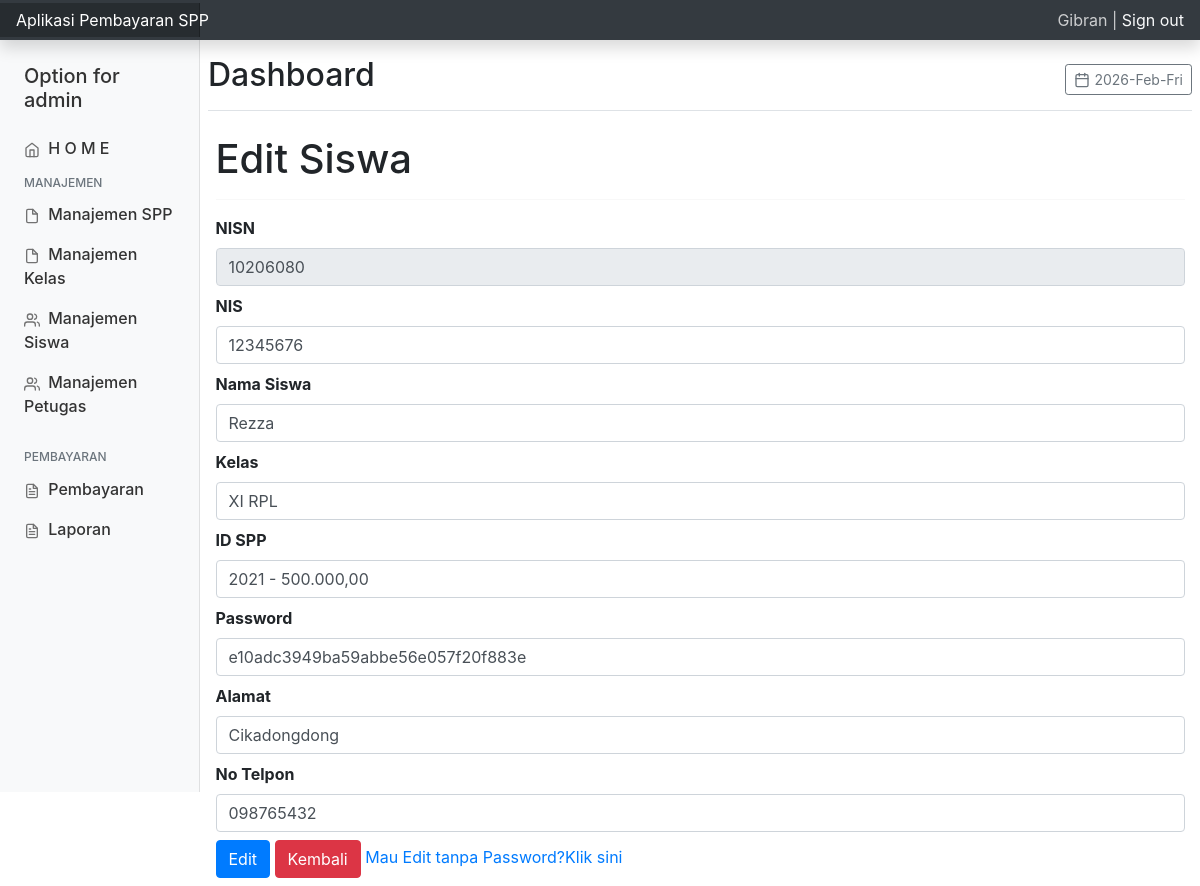
Screenshot of /petugas/index.php?url=edit_siswa2&nisn=10206080 (signed in) with the database file from the repository.
### tables this page shows
CREATE TABLE `siswa` (
  `nisn` char(10) NOT NULL,
  `nis` char(8) NOT NULL,
  `nama` varchar(35) NOT NULL,
  `id_kelas` int(11) NOT NULL,
  `id_spp` int(11) NOT NULL,
  `password` varchar(255) NOT NULL,
  `alamat` text NOT NULL,
  `no_telp` varchar(13) NOT NULL
);

CREATE TABLE `kelas` (
  `id_kelas` int(11) NOT NULL,
  `nama_kelas` varchar(10) NOT NULL,
  `kompetensi_keahlian` varchar(50) NOT NULL
);

CREATE TABLE `spp` (
  `id_spp` int(11) NOT NULL,
  `tahun` int(11) NOT NULL,
  `nominal` int(11) NOT NULL
);

### petugas/edit_siswa2.php (the view, shortened to what this page needs)
<?php
include "../koneksi.php";
$nisn = $_GET['nisn'];
$sql = "SELECT * FROM siswa,kelas,spp WHERE siswa.id_kelas = kelas.id_kelas AND siswa.id_spp = spp.id_spp AND nisn='$nisn'";
$query = mysqli_query($koneksi, $sql) or die(mysqli_error($koneksi));
$data = mysqli_fetch_array($query);
?>
<!DOCTYPE html>
<html>
<head>
</head>
<body>
    <h1>Edit Siswa</h1>
    <hr>
    <form action="?url=aksi_edit_siswa2&nisn=<?= $nisn; ?>" method="post">
        <div class="form-group mb-2">
            <label>NISN </label>
            <input type="text" name="nisn" class="form-control" value="<?php echo $data['nisn']; ?>" disabled/>
        </div>
        <div class="form-group mb-2">
            <label>NIS </label>
            <input type="text" name="nis" value="<?php echo $data['nis']; ?>" class="form-control" required />
        </div>
        <div class="form-group mb-2">
            <label>Nama Siswa </label>
            <input type="text" name="nama" value="<?php echo $data['nama']; ?>" class="form-control" required />
        </div>
        <div class="form-group mb-2">
            <label>Kelas</label>
            <select name="id_kelas" class="form-control" required>
                <option value="<?= $data['id_kelas'] ?>"><?= $data['nama_kelas'] ?> </option>
            </select>
        </div>
        <div class="form-group mb-2">
            <label>ID SPP</label>
            <select name="id_spp" id="" class="form-control" required>
                <option value="<?= $data['id_spp']; ?>"> <?= $data['tahun']; ?> - <?= number_format($data['nominal'], 2, ',', '.'); ?> </option>
            </select>
        </div>
        <div class="form-group mb-2">
            <label>Password</label>
            <input type="text" name="password" value="<?php echo $data['password']; ?>" class="form-control" required />
        </div>
        <div class="form-group mb-2">
            <label>Alamat</label>
            <input type="text" name="alamat" value="<?php echo $data['alamat']; ?>" class="form-control" required />
        </div>
        <div class="form-group mb-2">
            <label>No Telpon</label>
            <input type="text" name="no_telp" value="<?php echo $data['no_telp']; ?>" class="form-control" required />
        </div>
        <div class="form-group mb-2">
            <input type="submit" value="Edit" class="btn btn-primary">
            <a href="?url=td_siswa"><input type="button" class="btn btn-danger" value="Kembali" onclick="return confirm('Anda yakin akan keluar?');"></a>
            <a href="?url=edit_siswa&nisn=<?= $data['nisn'];?>">Mau Edit tanpa Password?Klik sini</a>
        </div>
</body>
</html>

### style/css/dashboard.css (style rules this page uses)
body { font-size: .875rem; }

### rows the page displays
siswa: nisn "10206080", nis "12345676", nama "Rezza", id_kelas "XI RPL", id_spp "2021 - 500.000,00", password "e10adc3949ba59abbe56e057f20f883e", alamat "Cikadongdong", no_telp "098765432"

### other values shown
$_SESSION['nama_petugas'] "Gibran"
$_SESSION['level'] "admin"
